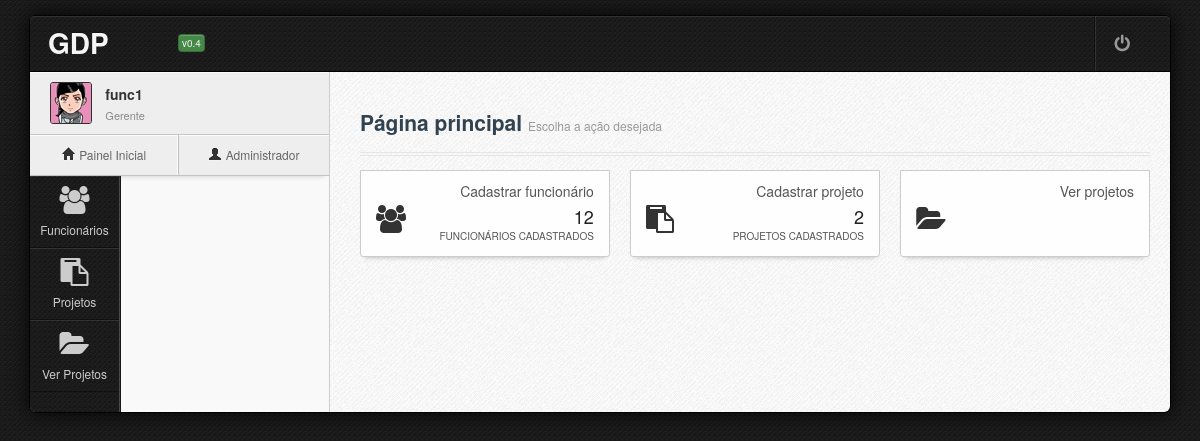
The app's page /home/ (signed in), older data.
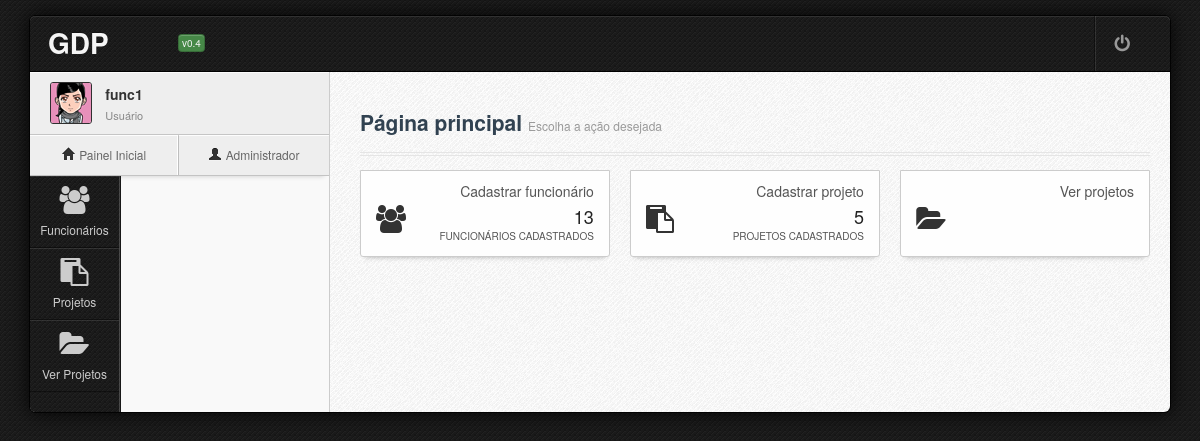
The same page, newer data.
### sistema/models.py (models this page shows, shortened)
class Funcionario(models.Model):
    nome = models.CharField("Nome", max_length=128)
    contato = models.OneToOneField(Contato, null = True) #null não é salvo no BD e blank não é requerido no form
    cargo = models.CharField(max_length=16, choices = cargos)
    nivel_formacao = models.CharField("Nível de formação", max_length=16, choices = niveis_formacao)
    usuario = models.OneToOneField(User, blank = True, null=True)
    projeto = models.ForeignKey(Projeto, blank = True, null = True)
    class Meta:
        verbose_name = "Funcionário"
        verbose_name_plural = "Funcionários"

### sistema/views.py (the view, shortened to what this page needs)
# urls.py: url(r'^home/$', views.home),   # a ser implementada
@login_required
def home(request):
    usuario = request.user
    funcionario_corrente = Funcionario.objects.get(usuario=usuario)
    try:
        nfunc = Funcionario.objects.count()
    except:
        nfunc = 0
    try:
        nproj = Projeto.objects.count()
    except:
        nproj = 0
    c = funcionario_corrente.cargo
    if c == 'g' or c == 'a':
        projeto = funcionario_corrente.projeto
        lista_etapas = Etapa.objects.filter(projeto = projeto)
        for e in lista_etapas:
            lista_doc = Documento.objects.filter(etapa = e)
    return render (request, "inicio.html",locals())

### sistema/templates/inicio.html (shortened to what this page needs)
{% extends "base.html" %}
{% block titulo %}Página principal{% endblock titulo %}
{% block subtitulo %}Escolha a ação desejada{% endblock subtitulo %}
{% block conteudo %}
    <div class="span4">
        <div class="widget">
            <div class="widget-content">
                <a href="/cadastra_funcionario/"><div class="widget-content-inner">
                    <div class="chart-summary-icon">
                        <span class="icon iconfa-group"></span>
                        <span class="title">Cadastrar funcionário</span>
                        <span class="value">{{nfunc}}</span>
                        <span class="description">Funcionários cadastrados</span>
                    </div>
                </div></a>
            </div>
        </div>
    </div>
    <div class="span4">
        <div class="widget">
            <div class="widget-content">
<a href="/cadastra_projeto/">
                <div class="widget-content-inner">
                    <div class="chart-summary-icon">
                        <span class="icon iconfa-paste"></span>
                        <span class="title">Cadastrar projeto</span>
                        <span class="value">{{nproj}}</span>
                        <span class="description">Projetos cadastrados</span>
                    </div>
                </div>
</a>
            </div>
        </div>
    </div>
    <div class="span4">
        <div class="widget">
            <div class="widget-content">
<a href="/projetos/">
                <div class="widget-content-inner">
                    <div class="chart-summary-icon">
                        <span class="icon iconfa-folder-open"></span>
                        <span class="title">Ver projetos</span><br><br>
                    </div>
                </div>
</a>
            </div>
        </div>
    </div>
{% endblock conteudo %}

### sistema/templates/base.html (shortened to what the changed rows need)
<!DOCTYPE html>
 <html class="no-js">
    <head>
	<link rel="stylesheet" type="text/css" href="/static/css/jasny-bootstrap.min.css">
	<link rel="stylesheet" type="text/css" href="/static/css/bootstrap.min.css">
	<link rel="stylesheet" type="text/css" href="/static/css/icon/fugue.min.css">
	<link rel="stylesheet" type="text/css" href="/static/css/icon/elusive.min.css">
	<link rel="stylesheet" type="text/css" href="/static/css/icon/font-awesome.min.css">
	<link rel="stylesheet" type="text/css" href="/static/css/default.min.css">
	<link rel="stylesheet" type="text/css" href="/static/css/default.responsive.min.css">
	<link rel="stylesheet" type="text/css" href="/static/css/plugins/uniform.default.css">
	<link rel="stylesheet" type="text/css" href="/static/css/jui/jquery.ui.min.css">
    </head>
    <body class="body5">
        <div id="wrapper" class="boxed">
            <div id="wrapper-inner" class="pattern8">
                <div id="main-header">
		    <div class="container-fluid">
			<div class="row-fluid">
			    <div class="span12">
				<div class="title">
				    <h1>GDP <small>v0.4</small></h1>
			        </div>
			    </div>
			</div>
		    </div>
                </div>
                <div id="sidebar">
                    <div class="profile" data-detach="profile">
                        <div class="profile-info">
                            <span class="name">{{funcionario_corrente.nome}}</span>
                            <span class="job">{{funcionario_corrente.get_cargo_display}}</span>
                        </div>
                    </div>
                </div>
                <div id="main-content">
		    <div class="row-fluid" >
			<div class="span12">
			{% block conteudo %}{% endblock conteudo %}
					    </div>
                    </div>
					<br/>
                </div>
            </div>
        </div>
    </body>
</html>

Row changes from the older to the newer data that the page shows:
changed Funcionario "func1": cargo "Gerente" → "Usuário"
Text that changed along with them:
{{ nfunc }}: "12" → "13"
{{ nproj }}: "2" → "5"
